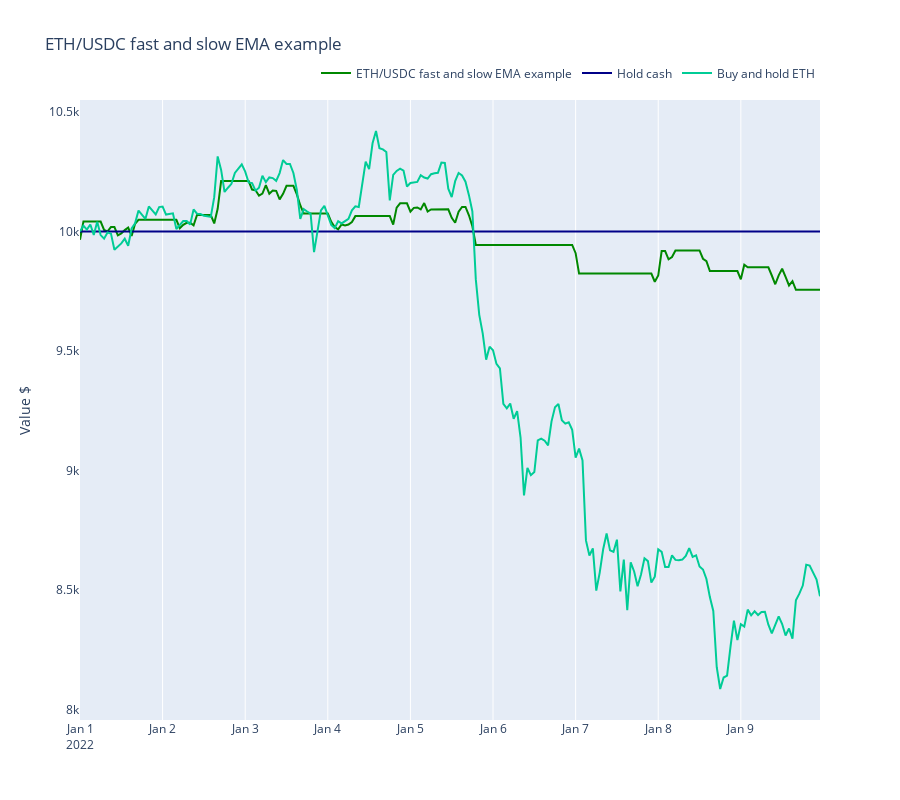

Here is the notebook cell this chart was saved with:
### Markdown cell above
## Benchmarking the strategy performance

Here we benchmark the strategy performance against some baseline scenarios.

- Buy and hold US dollar
- Buy and hold the underlying trading pair base asset

### Code cell
from tradeexecutor.visual.benchmark import visualise_benchmark

traded_pair = universe.universe.pairs.get_single()

fig = visualise_benchmark(
    state.name,
    portfolio_statistics=state.stats.portfolio,
    all_cash=state.portfolio.get_initial_deposit(),
    buy_and_hold_asset_name=traded_pair.base_token_symbol,
    buy_and_hold_price_series=universe.universe.candles.get_single_pair_data()["close"],
    start_at=START_AT,
    end_at=END_AT,
    height=800
)

fig.show()

### Figure 1 — Plotly figure (JSON) as saved in the notebook; plotly's stock layout.template omitted (floating-point values rounded to 4 significant figures; data arrays with more than 128 entries replaced by an {"elided": "..."} marker saying what was removed)
{"data": [{"line": {"color": "#008800"}, "mode": "lines", "name": "ETH/USDC fast and slow EMA example", "type": "scatter", "x": {"elided": "217 str values"}, "y": {"elided": "217 float values"}}, {"line": {"color": "#000088"}, "mode": "lines", "name": "Hold cash", "type": "scatter", "x": ["2022-01-01T00:00:00", "2022-01-09T23:00:00"], "y": [10000, 10000]}, {"mode": "lines", "name": "Buy and hold ETH", "type": "scatter", "x": {"elided": "216 str values"}, "y": {"elided": "216 float values"}}], "layout": {"height": 800, "legend": {"orientation": "h", "x": 1, "xanchor": "right", "y": 1.02, "yanchor": "bottom"}, "title": {"text": "ETH/USDC fast and slow EMA example"}, "xaxis": {"rangeslider": {"visible": false}}, "yaxis": {"showgrid": false, "title": {"text": "Value $"}}}}
